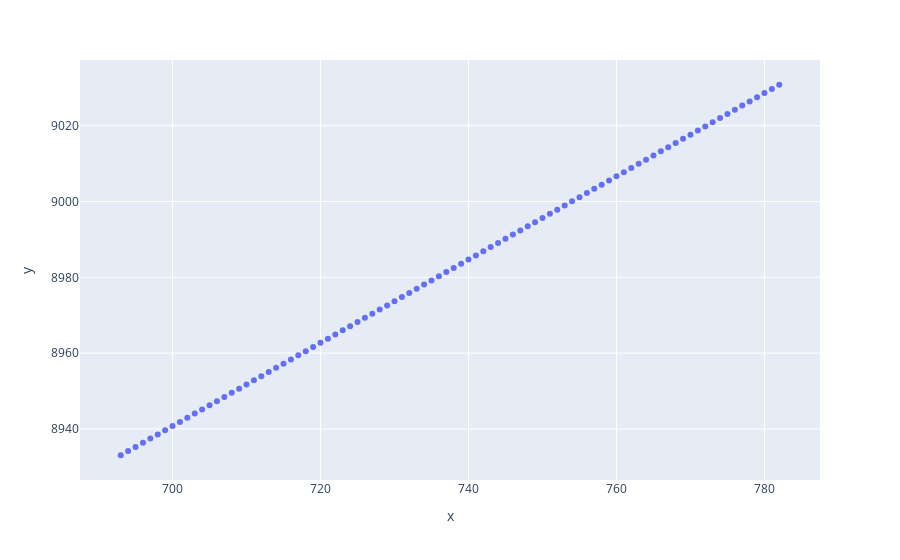

The cell this chart's notebook holds for it:
### Code cell
fig = px.scatter(x=test_result.Day, y=test_result.GrocerySales_lr)
fig.show()
